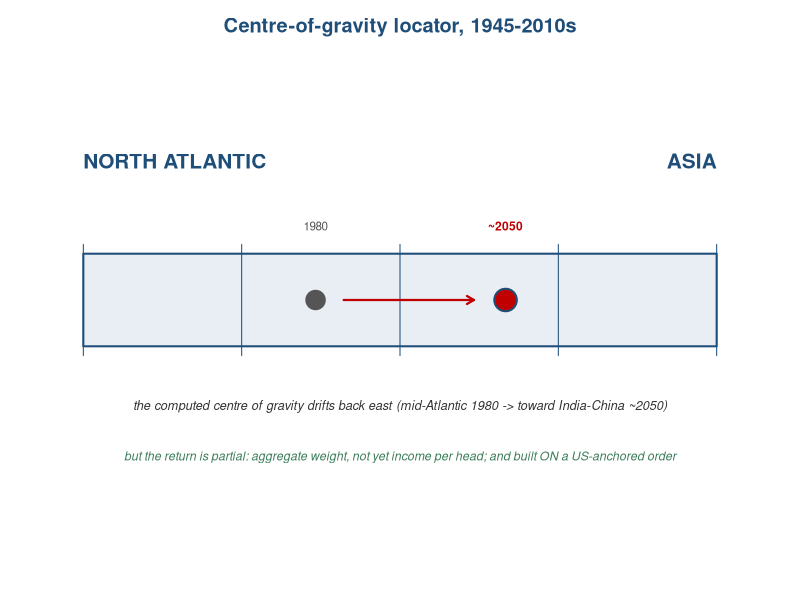
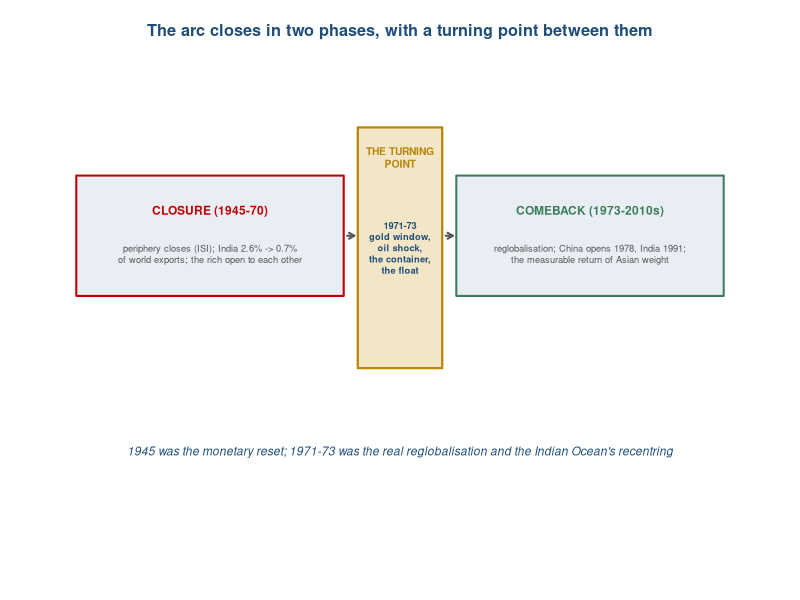
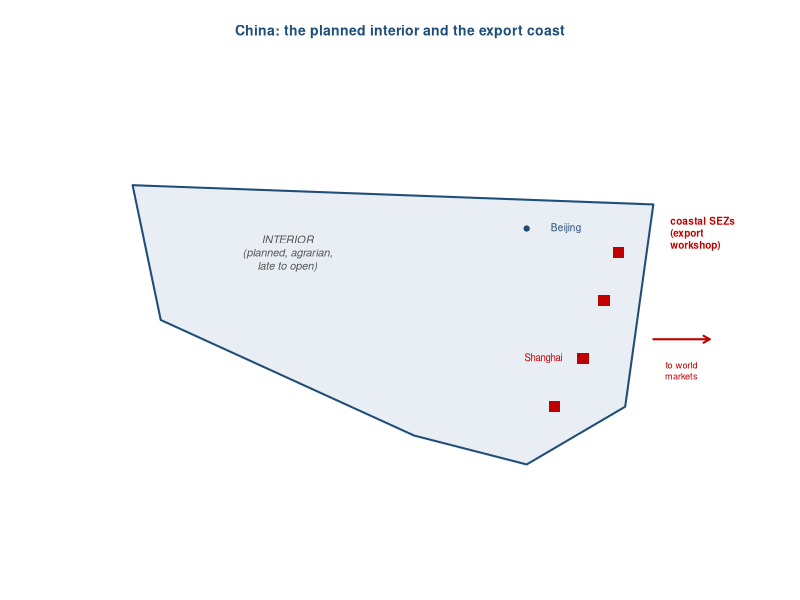
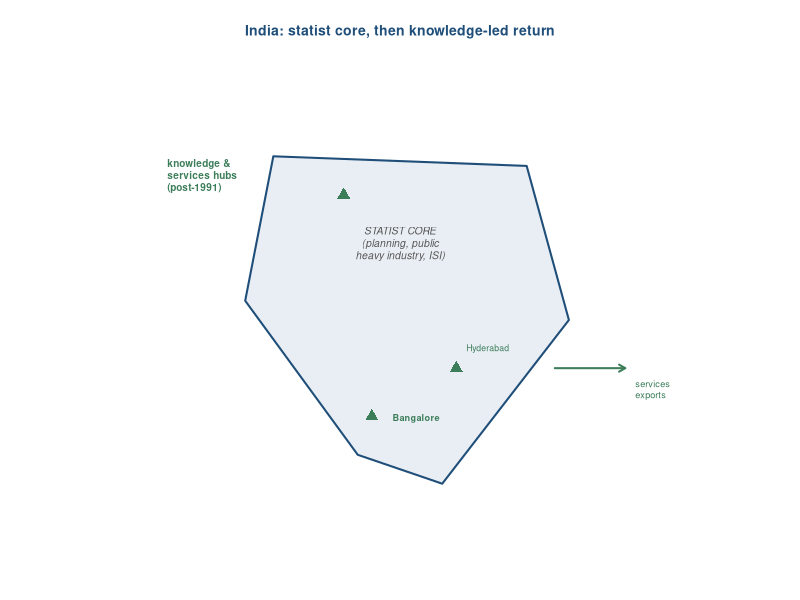
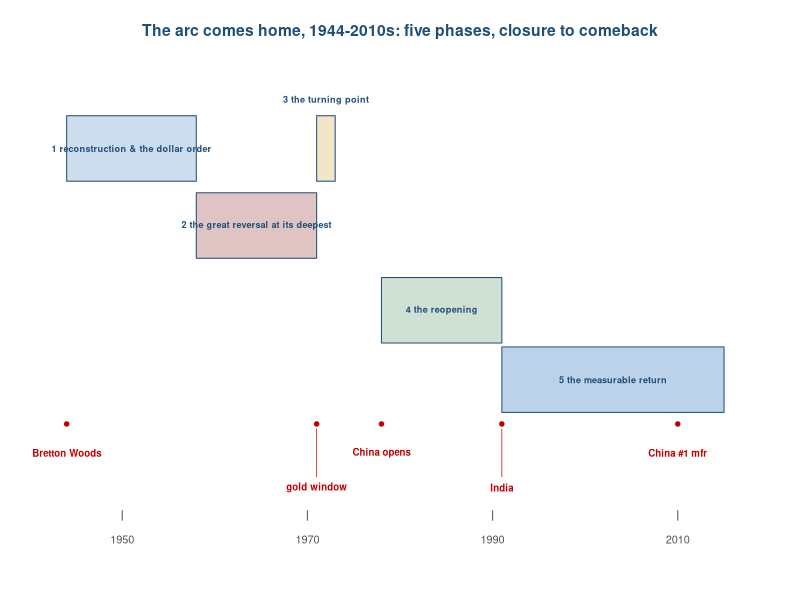
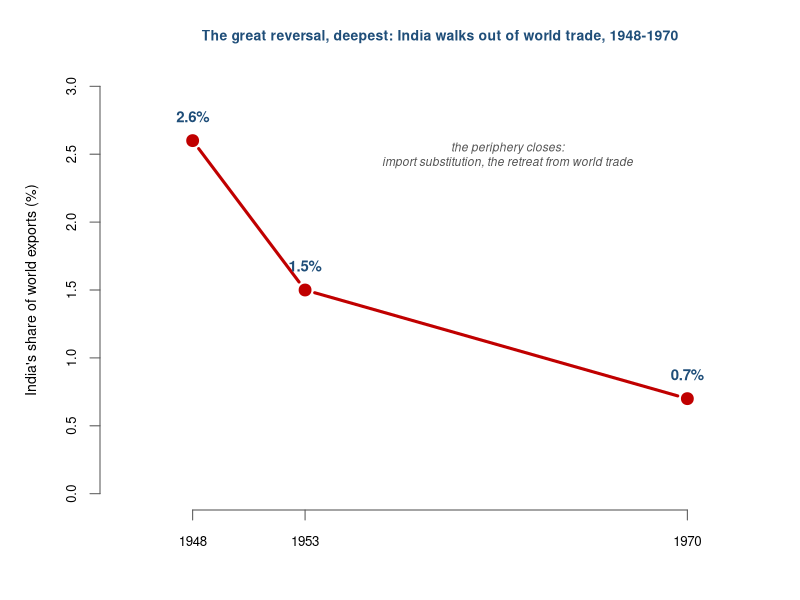
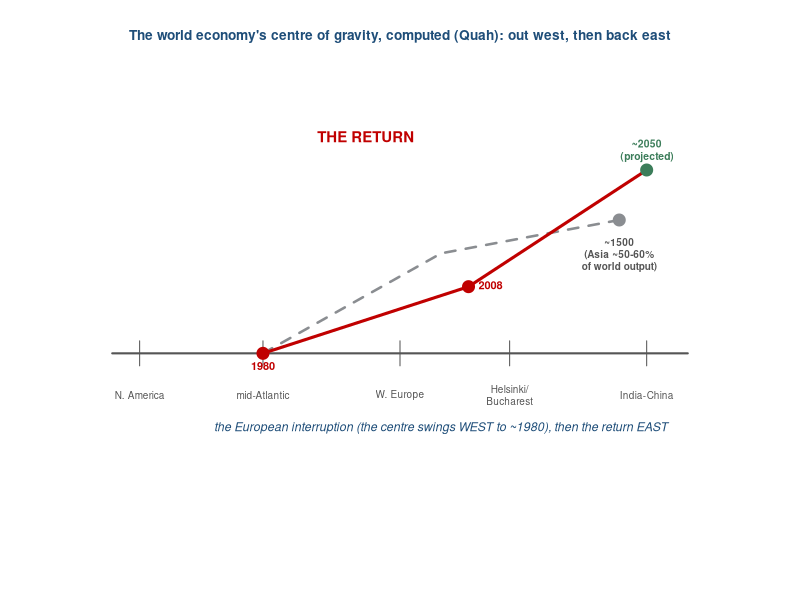
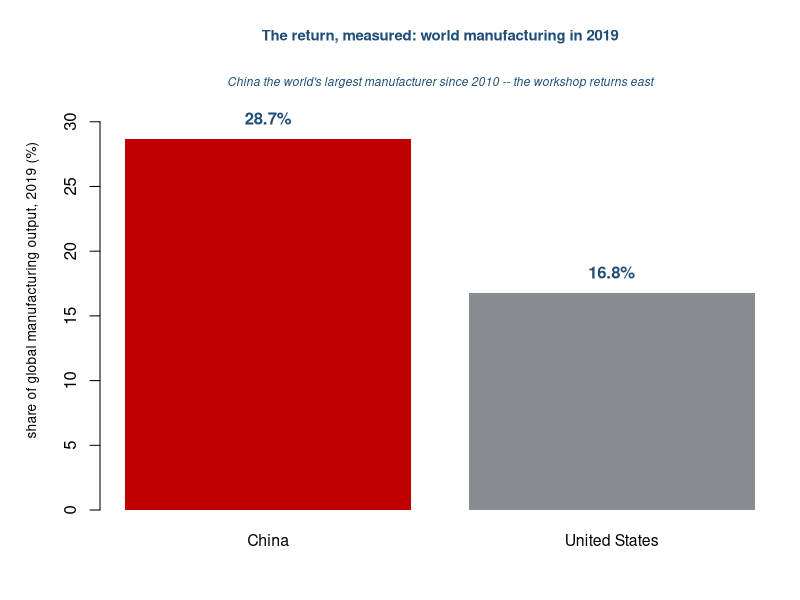

These charts were generated, in order, by the following R code:
# Chapter 10 visual programme (house style: R base graphics, ECU palette; 6-digit hex).
base_blue <- "#1f4e79"; accent <- "#c00000"; land <- "#e9eef4"; grey <- "#555555"
gold <- "#b8860b"; silver <- "#8a8d91"; green <- "#3c7d5a"

# ---------------------------------------------------------------------------
# 1. Centre-of-gravity locator (the centre returns east -- partially)
png("cog-locator-10.png", width = 1400, height = 470, res = 150)
par(mar = c(2.5, 1, 2.5, 1))
plot(NA, xlim = c(0, 1), ylim = c(0, 1), axes = FALSE, xlab = "", ylab = "")
rect(0.05, 0.40, 0.95, 0.60, col = land, border = base_blue, lwd = 2)
text(0.05, 0.80, "NORTH ATLANTIC", col = base_blue, font = 2, cex = 1.25, adj = 0)
text(0.95, 0.80, "ASIA", col = base_blue, font = 2, cex = 1.25, adj = 1)
segments(seq(0.05, 0.95, length.out = 5), 0.38, seq(0.05, 0.95, length.out = 5), 0.62, col = base_blue, lwd = 1)
# the return east: mid-Atlantic (1980) -> toward India-China (2050); west on the left, east on the right
points(0.38, 0.50, pch = 19, cex = 2.6, col = grey); text(0.38, 0.66, "1980", cex = 0.7, col = grey)
points(0.65, 0.50, pch = 19, cex = 3.0, col = accent); points(0.65, 0.50, pch = 21, cex = 3.0, col = base_blue, lwd = 2); text(0.65, 0.66, "~2050", cex = 0.72, col = accent, font = 2)
arrows(0.42, 0.50, 0.605, 0.50, length = 0.08, lwd = 2.2, col = accent)
text(0.5, 0.27, "the computed centre of gravity drifts back east (mid-Atlantic 1980 -> toward India-China ~2050)", col = "#333333", font = 3, cex = 0.76)
text(0.5, 0.16, "but the return is partial: aggregate weight, not yet income per head; and built ON a US-anchored order", col = green, font = 3, cex = 0.74)
title(main = "Centre-of-gravity locator, 1945-2010s", col.main = base_blue, cex.main = 1.2)
dev.off()

# ---------------------------------------------------------------------------
# 2. The arc in two phases with a turning point between them (stage-setting); output filename unchanged
png("ch10-two-phases-hinge.png", width = 1700, height = 620, res = 150)
par(mar = c(1, 1, 3, 1))
plot(NA, xlim = c(0, 100), ylim = c(0, 40), axes = FALSE, xlab = "", ylab = "")
rect(4, 22, 42, 32, col = land, border = accent, lwd = 2)
text(23, 29, "CLOSURE (1945-70)", cex = 0.72, font = 2, col = accent)
text(23, 25.5, "periphery closes (ISI); India 2.6% -> 0.7%\nof world exports; the rich open to each other", cex = 0.56, col = grey)
rect(44, 16, 56, 36, col = "#f3e6c6", border = gold, lwd = 2.2)
text(50, 33.5, "THE TURNING\nPOINT", cex = 0.62, font = 2, col = gold)
text(50, 26, "1971-73\ngold window,\noil shock,\nthe container,\nthe float", cex = 0.56, font = 2, col = base_blue)
rect(58, 22, 96, 32, col = land, border = green, lwd = 2)
text(77, 29, "COMEBACK (1973-2010s)", cex = 0.72, font = 2, col = green)
text(77, 25.5, "reglobalisation; China opens 1978, India 1991;\nthe measurable return of Asian weight", cex = 0.56, col = grey)
arrows(42.5, 27, 43.5, 27, length = 0.06, lwd = 2, col = grey)
arrows(56.5, 27, 57.5, 27, length = 0.06, lwd = 2, col = grey)
text(50, 9, "1945 was the monetary reset; 1971-73 was the real reglobalisation and the Indian Ocean's recentring", col = base_blue, font = 3, cex = 0.72)
title(main = "The arc closes in two phases, with a turning point between them", cex.main = 0.98, col.main = base_blue)
dev.off()

# ---------------------------------------------------------------------------
# 3. China structure map (stylised: coastal SEZs vs interior)
png("ch10-china-structure.png", width = 1150, height = 820, res = 150)
par(mar = c(1, 1, 3, 1))
plot(NA, xlim = c(0, 10), ylim = c(0, 10), axes = FALSE, xlab = "", ylab = "")
polygon(c(1.2, 8.6, 8.2, 6.8, 5.2, 1.6), c(7.8, 7.4, 3.2, 2.0, 2.6, 5.0), col = land, border = base_blue, lwd = 2)
text(3.4, 6.4, "INTERIOR\n(planned, agrarian,\nlate to open)", cex = 0.66, col = grey, font = 3)
# coastal SEZ belt
points(c(8.1, 7.9, 7.6, 7.2), c(6.4, 5.4, 4.2, 3.2), pch = 15, cex = 1.5, col = accent)
text(8.7, 6.7, "coastal SEZs\n(export\nworkshop)", cex = 0.6, col = accent, font = 2, pos = 4, xpd = TRUE)
text(7.0, 6.9, "Beijing", cex = 0.6, col = base_blue, pos = 4); points(6.8, 6.9, pch = 19, cex = 0.7, col = base_blue)
text(7.45, 4.2, "Shanghai", cex = 0.58, col = accent, pos = 2)
arrows(8.6, 4.6, 9.4, 4.6, length = 0.07, lwd = 2, col = accent); text(9.0, 3.95, "to world\nmarkets", cex = 0.55, col = accent, xpd = TRUE)
title(main = "China: the planned interior and the export coast", cex.main = 0.84, col.main = base_blue)
dev.off()

# ---------------------------------------------------------------------------
# 4. India structure map (retreat then return; services hubs)
png("ch10-india-structure.png", width = 1150, height = 820, res = 150)
par(mar = c(1, 1, 3, 1))
plot(NA, xlim = c(0, 10), ylim = c(0, 10), axes = FALSE, xlab = "", ylab = "")
polygon(c(3.2, 6.8, 7.4, 5.6, 4.4, 2.8), c(8.4, 8.2, 5.0, 1.6, 2.2, 5.4), col = land, border = base_blue, lwd = 2)
text(5.0, 6.6, "STATIST CORE\n(planning, public\nheavy industry, ISI)", cex = 0.62, col = grey, font = 3)
# services / knowledge hubs (post-1991)
points(c(4.6, 5.8, 4.2), c(3.0, 4.0, 7.6), pch = 17, cex = 1.3, col = green)
text(4.75, 2.95, "Bangalore", cex = 0.55, col = green, font = 2, pos = 4)
text(5.8, 4.4, "Hyderabad", cex = 0.52, col = green, pos = 4)
text(1.55, 7.9, "knowledge &\nservices hubs\n(post-1991)", cex = 0.6, col = green, font = 2, pos = 4, xpd = TRUE)
arrows(7.2, 4.0, 8.2, 4.0, length = 0.07, lwd = 2, col = green); text(8.2, 3.5, "services\nexports", cex = 0.55, col = green, pos = 4, xpd = TRUE)
title(main = "India: statist core, then knowledge-led return", cex.main = 0.84, col.main = base_blue)
dev.off()

# ---------------------------------------------------------------------------
# 5. Phase timeline 1944-2010s
png("ch10-timeline.png", width = 1750, height = 665, res = 150)
par(mar = c(1.2, 1, 3, 1))
plot(NA, xlim = c(1942, 2018), ylim = c(-2.4, 10), axes = FALSE, xlab = "", ylab = "")
ph <- list(
  c(1944, 1958, "1 reconstruction & the dollar order", "#cdddee"),
  c(1958, 1971, "2 the great reversal at its deepest", "#e0c4c4"),
  c(1971, 1973, "3 the turning point",                  "#f3e6c6"),
  c(1978, 1991, "4 the reopening",                      "#cfe0d4"),
  c(1991, 2015, "5 the measurable return",              "#bcd2e8"))
ypos <- c(8.2, 6.2, 8.2, 4.0, 2.2)
for (i in seq_along(ph)) { p <- ph[[i]]; x0 <- as.numeric(p[1]); x1 <- as.numeric(p[2]); y <- ypos[i]
  rect(x0, y - 0.85, x1, y + 0.85, col = p[4], border = base_blue)
  ty <- if (i == 3) y + 1.25 else y   # narrow box: label sits above it, not across its borders
  text((x0 + x1) / 2, ty, p[3], cex = 0.55, font = 2, col = base_blue) }
axx <- seq(1950, 2010, by = 20)   # decade axis sits at the base, leaving a clear band for the event labels
segments(axx, -1.45, axx, -1.2, col = grey); text(axx, -1.95, axx, cex = 0.66, col = grey)
ev <- list(c(1944, "Bretton Woods"), c(1971, "gold window"), c(1978, "China opens"), c(1991, "India"), c(2010, "China #1 mfr"))
evy <- c(0.30, -0.60, 0.30, -0.60, 0.30)   # staggered rows: neighbouring labels never share a baseline
for (i in seq_along(ev)) { e <- ev[[i]]; ex <- as.numeric(e[1])
  points(ex, 1.05, pch = 19, cex = 0.6, col = accent)
  if (evy[i] < 0) segments(ex, 0.92, ex, evy[i] + 0.28, col = accent, lwd = 0.7)   # leader down to the lower row
  text(ex, evy[i], e[2], cex = 0.58, font = 2, col = accent, xpd = TRUE) }
title(main = "The arc comes home, 1944-2010s: five phases, closure to comeback", cex.main = 0.94, col.main = base_blue)
dev.off()

# ---------------------------------------------------------------------------
# 6. India's world-export share: the great reversal (signature of the closure)
png("ch10-india-export-share.png", width = 1300, height = 740, res = 150)
par(mar = c(4.5, 5, 3.5, 1))
yr <- c(1948, 1953, 1970); sh <- c(2.6, 1.5, 0.7)
plot(yr, sh, type = "b", pch = 19, cex = 1.3, lwd = 3, col = accent, axes = FALSE,
     xlab = "", ylab = "India's share of world exports (%)", xlim = c(1945, 1973), ylim = c(0, 3), cex.lab = 0.85)
axis(1, at = yr, cex.axis = 0.8, col = grey); axis(2, at = seq(0, 3, 0.5), cex.axis = 0.78, col = grey)
text(yr, sh + 0.18, c("2.6%", "1.5%", "0.7%"), font = 2, col = base_blue, cex = 0.9)
text(1962, 2.5, "the periphery closes:\nimport substitution, the retreat from world trade", col = grey, font = 3, cex = 0.72)
title(main = "The great reversal, deepest: India walks out of world trade, 1948-1970", cex.main = 0.84, col.main = base_blue)
dev.off()

# ---------------------------------------------------------------------------
# 7. THE SIGNATURE EXHIBIT: the centre of gravity drifts back east (Quah)
png("ch10-cog-drift.png", width = 1500, height = 820, res = 150)
par(mar = c(4, 1.5, 3.5, 1.5))
plot(NA, xlim = c(0, 100), ylim = c(0, 50), axes = FALSE, xlab = "", ylab = "")
# a stylised longitude band from Americas (left) to East Asia (right)
segments(8, 18, 92, 18, lwd = 2, col = grey)
labs <- c("N. America", "mid-Atlantic", "W. Europe", "Helsinki/\nBucharest", "India-China")
at <- c(12, 30, 50, 66, 86)
for (i in seq_along(at)) { segments(at[i], 16.5, at[i], 19.5, col = grey); text(at[i], 13, labs[i], cex = 0.6, col = grey) }
# the path: 1500 (east) -> 1980 mid-Atlantic (west) -> 2008 -> 2050 (east again)
pts_x <- c(82, 30, 60, 86); pts_y <- c(34, 18, 26, 40)
labs2 <- c("~1500\n(Asia ~50-60%\nof world output)", "1980", "2008", "~2050\n(projected)")
cols2 <- c(silver, accent, accent, green)
# the European interruption arc (1500 -> 1980, swinging west) then the return (1980 -> 2050, east)
lines(c(82, 56, 30), c(34, 30, 18), lwd = 2.5, col = silver, lty = 2)
lines(c(30, 60, 86), c(18, 26, 40), lwd = 3, col = accent)
points(pts_x, pts_y, pch = 19, cex = 1.6, col = cols2)
text(82, 32.4, labs2[1], pos = 1, cex = 0.6, col = grey, font = 2)
text(30, 18, labs2[2], pos = 1, cex = 0.66, col = accent, font = 2)
text(60, 26, labs2[3], pos = 4, cex = 0.66, col = accent, font = 2)
text(86, 40, labs2[4], pos = 3, cex = 0.62, col = green, font = 2)
text(45, 44, "THE RETURN", cex = 0.9, col = accent, font = 2)
text(56, 9, "the European interruption (the centre swings WEST to ~1980), then the return EAST", col = base_blue, font = 3, cex = 0.74)
title(main = "The world economy's centre of gravity, computed (Quah): out west, then back east", cex.main = 0.82, col.main = base_blue)
dev.off()

# ---------------------------------------------------------------------------
# 8. The return measured: manufacturing shares 2019
png("ch10-manufacturing-shares.png", width = 1280, height = 740, res = 150)
par(mar = c(4.5, 5, 3.5, 1))
vals <- c(28.7, 16.8)
b <- barplot(vals, names.arg = c("China", "United States"), col = c(accent, silver), border = NA,
             ylim = c(0, 34), ylab = "share of global manufacturing output, 2019 (%)", cex.names = 0.95, cex.lab = 0.82)
text(b, vals + 1.6, c("28.7%", "16.8%"), font = 2, col = base_blue, cex = 1.0)
text(mean(b), 33, "China the world's largest manufacturer since 2010 -- the workshop returns east", col = base_blue, font = 3, cex = 0.72)
title(main = "The return, measured: world manufacturing in 2019", cex.main = 0.9, col.main = base_blue)
dev.off()

# ---------------------------------------------------------------------------
# 9. Asia's share of world GDP, 1990 -> 2023
png("ch10-asia-gdp-share.png", width = 1280, height = 740, res = 150)
par(mar = c(4.5, 5, 3.5, 1))
vals <- c(21, 39)
b <- barplot(vals, names.arg = c("1990", "2023"), col = c(silver, accent), border = NA,
             ylim = c(0, 48), ylab = "Asia's share of world GDP (%)", cex.names = 0.95, cex.lab = 0.85)
text(b, vals + 2.2, c("~21%", "~39%"), font = 2, col = base_blue, cex = 1.0)
text(mean(b), 45, "the aggregate weight swings back toward its pre-1800 level", col = base_blue, font = 3, cex = 0.72)
title(main = "Asia's share of world GDP nearly doubles, 1990-2023", cex.main = 0.88, col.main = base_blue)
dev.off()

# ---------------------------------------------------------------------------
# 10. The 1973 oil shock (dual: price and producer revenues)
png("ch10-oil-shock.png", width = 1500, height = 720, res = 150)
par(mfrow = c(1, 2), mar = c(4.5, 5, 3, 1), oma = c(0, 0, 2.6, 0))
# price
vals <- c(2.90, 11.65)
b <- barplot(vals, names.arg = c("before", "after\n(6 months)"), col = c(silver, accent), border = NA,
             ylim = c(0, 14), ylab = "crude oil ($/barrel)", cex.names = 0.82, cex.lab = 0.82)
text(b, vals + 0.7, c("$2.90", "$11.65"), font = 2, col = base_blue, cex = 0.9)
title(main = "Price, 1973", cex.main = 0.9, col.main = base_blue)
# revenues
vals <- c(23, 140)
b <- barplot(vals, names.arg = c("1972", "5 yrs later"), col = c(silver, accent), border = NA,
             ylim = c(0, 165), ylab = "producer revenues ($bn)", cex.names = 0.82, cex.lab = 0.82)
text(b, vals + 9, c("$23bn", "$140bn"), font = 2, col = base_blue, cex = 0.9)
title(main = "Producer revenues", cex.main = 0.9, col.main = base_blue)
mtext("The Gulf becomes an energy-and-capital pole: the 1973 oil shock", outer = TRUE, line = 0.4, col = base_blue, font = 2, cex = 0.9)
dev.off()
par(mfrow = c(1, 1), oma = c(0, 0, 0, 0))

# ---------------------------------------------------------------------------
# 11. The drain inverted: Bretton Woods II (mirror of T8)
png("ch10-bw2.png", width = 1600, height = 640, res = 150)
par(mar = c(1, 1, 3, 1))
plot(NA, xlim = c(0, 100), ylim = c(0, 30), axes = FALSE, xlab = "", ylab = "")
rect(8, 12, 34, 22, col = land, border = accent, lwd = 2.2); text(21, 17, "SAVING ASIA\n(China et al.)\n~50% savings", cex = 0.66, font = 2, col = accent)
rect(66, 12, 92, 22, col = land, border = base_blue, lwd = 2.2); text(79, 17, "THE WEST\n(US deficits,\nthe consumer)", cex = 0.66, font = 2, col = base_blue)
arrows(35, 19, 65, 19, length = 0.09, lwd = 2.4, col = green); text(50, 22.2, "goods (exports)", cex = 0.62, col = green, font = 2)
arrows(65, 14.5, 35, 14.5, length = 0.09, lwd = 2.4, col = gold); text(50, 11.6, "savings recycled into US Treasuries", cex = 0.62, col = gold, font = 2)
text(50, 5.5, "'Bretton Woods II': the rising East underwrites the established core -- the colonial drain (Ch 8) run in reverse", col = base_blue, font = 3, cex = 0.72)
title(main = "The drain inverted: who finances whom", cex.main = 0.94, col.main = base_blue)
dev.off()

# ---------------------------------------------------------------------------
# 12. The dollar order strains: US gold vs foreign claims, 1969
png("ch10-gold-claims.png", width = 1280, height = 720, res = 150)
par(mar = c(4.5, 5, 3.5, 1))
vals <- c(11.2, 40)
b <- barplot(vals, names.arg = c("US gold stock", "foreign official\ndollar claims"), col = c(gold, accent), border = NA,
             ylim = c(0, 48), ylab = "$bn, mid-1969", cex.names = 0.85, cex.lab = 0.82)
text(b, vals + 2.4, c("$11.2bn", "$40bn"), font = 2, col = base_blue, cex = 0.95)
text(mean(b), 46.5, "nearly four claims on the metal for every dollar of gold -- the promise was unbackable", col = base_blue, font = 3, cex = 0.68)
title(main = "Why the gold window closed: the 1969 mismatch", cex.main = 0.9, col.main = base_blue)
dev.off()

cat("ch10 figures written\n")
